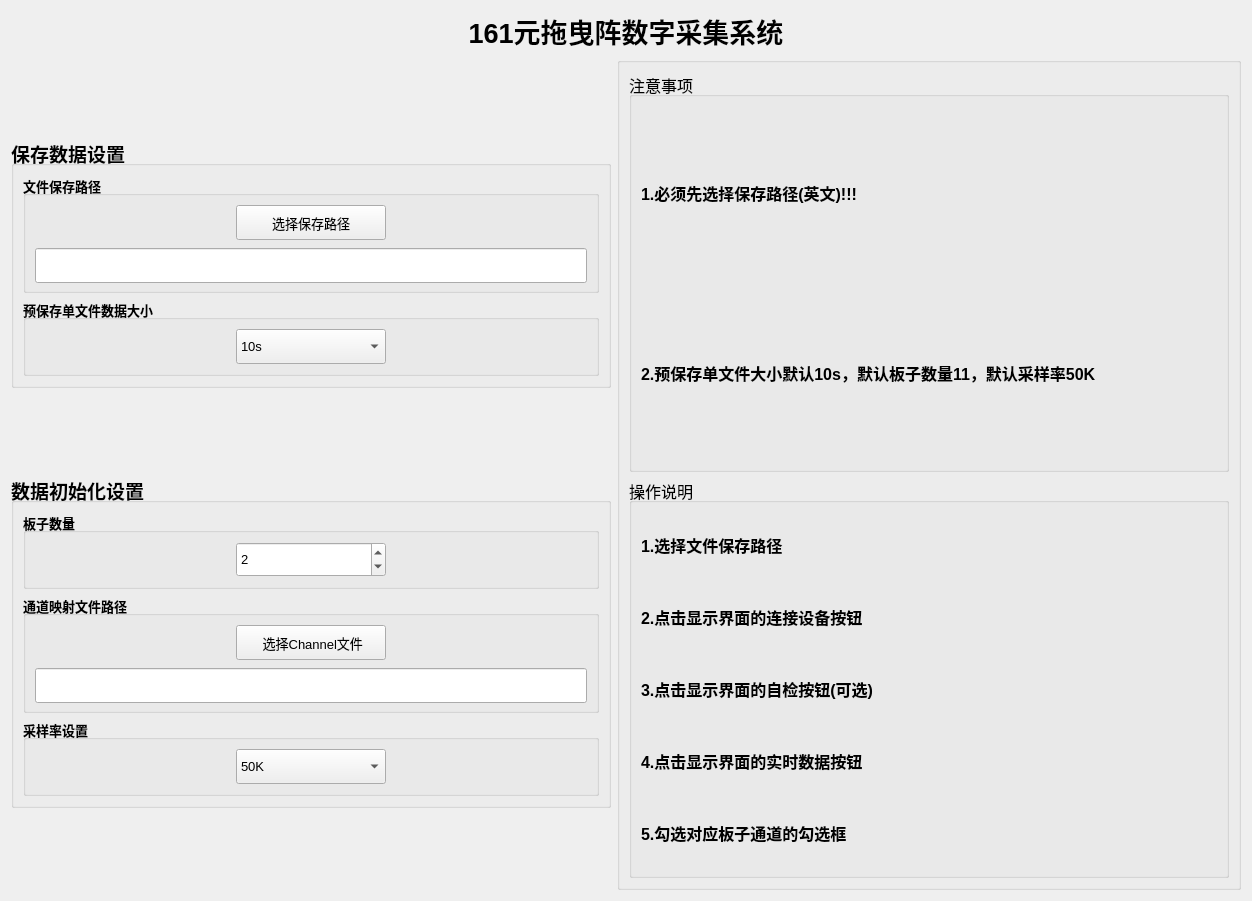
      <widget class="QWidget" name="tab_InitSet">
       <property name="sizePolicy">
        <sizepolicy hsizetype="Preferred" vsizetype="Preferred">
         <horstretch>0</horstretch>
         <verstretch>0</verstretch>
        </sizepolicy>
       </property>
       <property name="minimumSize">
        <size>
         <width>0</width>
         <height>0</height>
        </size>
       </property>
       <property name="layoutDirection">
        <enum>Qt::LeftToRight</enum>
       </property>
       <attribute name="title">
        <string>配置界面</string>
       </attribute>
       <layout class="QVBoxLayout" name="verticalLayout_16" stretch="0,1">
        <item>
         <widget class="QLabel" name="label_6">
          <property name="font">
           <font>
            <pointsize>20</pointsize>
            <bold>true</bold>
           </font>
          </property>
          <property name="text">
           <string>161元拖曳阵数字采集系统</string>
          </property>
          <property name="alignment">
           <set>Qt::AlignCenter</set>
          </property>
         </widget>
        </item>
        <item>
         <layout class="QHBoxLayout" name="horizontalLayout_13">
          <item>
           <layout class="QGridLayout" name="gridLayout_3">
            <item row="1" column="0">
             <widget class="QGroupBox" name="groupBox_6">
              <property name="sizePolicy">
               <sizepolicy hsizetype="Fixed" vsizetype="Fixed">
                <horstretch>0</horstretch>
                <verstretch>0</verstretch>
               </sizepolicy>
              </property>
              <property name="minimumSize">
               <size>
                <width>600</width>
                <height>320</height>
               </size>
              </property>
              <property name="font">
               <font>
                <pointsize>14</pointsize>
                <bold>true</bold>
               </font>
              </property>
              <property name="title">
               <string>数据初始化设置</string>
              </property>
              <property name="alignment">
               <set>Qt::AlignLeading|Qt::AlignLeft|Qt::AlignVCenter</set>
              </property>
              <layout class="QVBoxLayout" name="verticalLayout_5">
               <item>
                <widget class="QGroupBox" name="groupBox_7">
                 <property name="sizePolicy">
                  <sizepolicy hsizetype="Preferred" vsizetype="Fixed">
                   <horstretch>0</horstretch>
                   <verstretch>0</verstretch>
                  </sizepolicy>
                 </property>
                 <property name="font">
                  <font>
                   <pointsize>10</pointsize>
                   <bold>true</bold>
                  </font>
                 </property>
                 <property name="title">
                  <string>板子数量</string>
                 </property>
                 <layout class="QHBoxLayout" name="horizontalLayout_7">
                  <property name="spacing">
                   <number>0</number>
                  </property>
                  <property name="leftMargin">
                   <number>9</number>
                  </property>
                  <property name="topMargin">
                   <number>9</number>
                  </property>
                  <property name="rightMargin">
                   <number>9</number>
                  </property>
                  <property name="bottomMargin">
                   <number>9</number>
                  </property>
                  <item>
                   <widget class="QSpinBox" name="spinBox_num_of_boards">
                    <property name="sizePolicy">
                     <sizepolicy hsizetype="Fixed" vsizetype="Fixed">
                      <horstretch>0</horstretch>
                      <verstretch>0</verstretch>
                     </sizepolicy>
                    </property>
                    <property name="minimumSize">
                     <size>
                      <width>150</width>
                      <height>35</height>
                     </size>
                    </property>
                    <property name="font">
                     <font>
                      <pointsize>10</pointsize>
                      <bold>false</bold>
                     </font>
                    </property>
                    <property name="minimum">
                     <number>1</number>
                    </property>
                    <property name="maximum">
                     <number>16</number>
                    </property>
                    <property name="value">
                     <number>2</number>
                    </property>
                   </widget>
                  </item>
                 </layout>
                </widget>
               </item>
               <item>
                <widget class="QGroupBox" name="groupBox_9">
                 <property name="sizePolicy">
                  <sizepolicy hsizetype="Preferred" vsizetype="Fixed">
                   <horstretch>0</horstretch>
                   <verstretch>0</verstretch>
                  </sizepolicy>
                 </property>
                 <property name="font">
                  <font>
                   <pointsize>10</pointsize>
                   <bold>true</bold>
                  </font>
                 </property>
                 <property name="title">
                  <string>通道映射文件路径</string>
                 </property>
                 <layout class="QVBoxLayout" name="verticalLayout_2">
                  <item alignment="Qt::AlignHCenter">
                   <widget class="QPushButton" name="pButton_get_Channels">
                    <property name="minimumSize">
                     <size>
                      <width>150</width>
                      <height>35</height>
                     </size>
                    </property>
                    <property name="maximumSize">
                     <size>
                      <width>150</width>
                      <height>35</height>
                     </size>
                    </property>
                    <property name="font">
                     <font>
                      <pointsize>10</pointsize>
                      <bold>false</bold>
                     </font>
                    </property>
                    <property name="text">
                     <string> 选择Channel文件</string>
                    </property>
                    <property name="icon">
                     <iconset resource="DigitalArrays.qrc">
                      <normaloff>:/DigitalArrays/icons/folder1.bmp</normaloff>:/DigitalArrays/icons/folder1.bmp</iconset>
                    </property>
                    <property name="checkable">
                     <bool>true</bool>
                    </property>
                   </widget>
                  </item>
                  <item>
                   <widget class="QLineEdit" name="lineEdit_Channels">
                    <property name="minimumSize">
                     <size>
                      <width>0</width>
                      <height>35</height>
                     </size>
                    </property>
                    <property name="maximumSize">
                     <size>
                      <width>16777215</width>
                      <height>30</height>
                     </size>
                    </property>
                    <property name="font">
                     <font>
                      <pointsize>10</pointsize>
                      <bold>false</bold>
                     </font>
                    </property>
                    <property name="readOnly">
                     <bool>true</bool>
                    </property>
                   </widget>
                  </item>
                 </layout>
                </widget>
               </item>
               <item>
                <widget class="QGroupBox" name="groupBox_5">
                 <property name="sizePolicy">
                  <sizepolicy hsizetype="Preferred" vsizetype="Fixed">
                   <horstretch>0</horstretch>
                   <verstretch>0</verstretch>
                  </sizepolicy>
                 </property>
                 <property name="font">
                  <font>
                   <pointsize>10</pointsize>
                   <bold>true</bold>
                  </font>
                 </property>
                 <property name="title">
                  <string>采样率设置</string>
                 </property>
                 <layout class="QHBoxLayout" name="horizontalLayout_15">
                  <item>
                   <widget class="QComboBox" name="comboBox_sampleRate">
                    <property name="sizePolicy">
                     <sizepolicy hsizetype="Fixed" vsizetype="Fixed">
                      <horstretch>0</horstretch>
                      <verstretch>0</verstretch>
                     </sizepolicy>
                    </property>
                    <property name="minimumSize">
                     <size>
                      <width>150</width>
                      <height>35</height>
                     </size>
                    </property>
                    <property name="font">
                     <font>
                      <pointsize>10</pointsize>
                      <bold>false</bold>
                     </font>
                    </property>
                    <property name="editable">
                     <bool>false</bool>
                    </property>
                    <property name="currentText">
                     <string>50K</string>
                    </property>
                    <item>
                     <property name="text">
                      <string>50K</string>
                     </property>
                    </item>
                    <item>
                     <property name="text">
                      <string>25K</string>
                     </property>
                    </item>
                    <item>
                     <property name="text">
                      <string>100K</string>
                     </property>
                    </item>
                   </widget>
                  </item>
                 </layout>
                </widget>
               </item>
              </layout>
             </widget>
            </item>
            <item row="0" column="0">
             <widget class="QGroupBox" name="groupBox_10">
              <property name="sizePolicy">
               <sizepolicy hsizetype="Fixed" vsizetype="Fixed">
                <horstretch>0</horstretch>
                <verstretch>0</verstretch>
               </sizepolicy>
              </property>
              <property name="minimumSize">
               <size>
                <width>600</width>
                <height>250</height>
               </size>
              </property>
              <property name="sizeIncrement">
               <size>
                <width>0</width>
                <height>0</height>
               </size>
              </property>
              <property name="font">
               <font>
                <pointsize>14</pointsize>
                <bold>true</bold>
               </font>
              </property>
              <property name="title">
               <string>保存数据设置</string>
              </property>
              <property name="alignment">
               <set>Qt::AlignLeading|Qt::AlignLeft|Qt::AlignVCenter</set>
              </property>
              <layout class="QVBoxLayout" name="verticalLayout_4">
               <item>
                <widget class="QGroupBox" name="groupBox_11">
                 <property name="sizePolicy">
                  <sizepolicy hsizetype="Preferred" vsizetype="Fixed">
                   <horstretch>0</horstretch>
                   <verstretch>0</verstretch>
                  </sizepolicy>
                 </property>
                 <property name="font">
                  <font>
                   <pointsize>10</pointsize>
                   <bold>true</bold>
                  </font>
                 </property>
                 <property name="title">
                  <string>文件保存路径</string>
                 </property>
                 <layout class="QVBoxLayout" name="verticalLayout_3">
                  <item alignment="Qt::AlignHCenter">
                   <widget class="QPushButton" name="pButton_get_SavePath">
                    <property name="sizePolicy">
                     <sizepolicy hsizetype="Fixed" vsizetype="Fixed">
                      <horstretch>0</horstretch>
                      <verstretch>0</verstretch>
                     </sizepolicy>
                    </property>
                    <property name="minimumSize">
                     <size>
                      <width>150</width>
                      <height>35</height>
                     </size>
                    </property>
                    <property name="font">
                     <font>
                      <pointsize>10</pointsize>
                      <bold>false</bold>
                     </font>
                    </property>
                    <property name="text">
                     <string>选择保存路径</string>
                    </property>
                    <property name="icon">
                     <iconset resource="DigitalArrays.qrc">
                      <normaloff>:/DigitalArrays/icons/saveall1.bmp</normaloff>:/DigitalArrays/icons/saveall1.bmp</iconset>
                    </property>
                   </widget>
                  </item>
                  <item>
                   <widget class="QLineEdit" name="lineEdit_SavePath">
                    <property name="minimumSize">
                     <size>
                      <width>0</width>
                      <height>35</height>
                     </size>
                    </property>
                    <property name="maximumSize">
                     <size>
                      <width>16777215</width>
                      <height>30</height>
                     </size>
                    </property>
                    <property name="font">
                     <font>
                      <pointsize>10</pointsize>
                      <bold>false</bold>
                     </font>
                    </property>
                   </widget>
                  </item>
                 </layout>
                </widget>
               </item>
               <item>
                <widget class="QGroupBox" name="groupBox_2">
                 <property name="sizePolicy">
                  <sizepolicy hsizetype="Preferred" vsizetype="Fixed">
                   <horstretch>0</horstretch>
                   <verstretch>0</verstretch>
                  </sizepolicy>
                 </property>
                 <property name="font">
                  <font>
                   <pointsize>10</pointsize>
                   <bold>true</bold>
                  </font>
                 </property>
                 <property name="title">
                  <string>预保存单文件数据大小</string>
                 </property>
                 <layout class="QHBoxLayout" name="horizontalLayout_2">
                  <item>
                   <widget class="QComboBox" name="comboBox">
                    <property name="sizePolicy">
                     <sizepolicy hsizetype="Fixed" vsizetype="Fixed">
                      <horstretch>0</horstretch>
                      <verstretch>0</verstretch>
                     </sizepolicy>
                    </property>
                    <property name="minimumSize">
                     <size>
                      <width>150</width>
                      <height>35</height>
                     </size>
                    </property>
                    <property name="font">
                     <font>
                      <pointsize>10</pointsize>
                      <bold>false</bold>
                     </font>
                    </property>
                    <property name="editable">
                     <bool>false</bool>
                    </property>
                    <property name="currentText">
                     <string>10s</string>
                    </property>
                    <item>
                     <property name="text">
                      <string>10s</string>
                     </property>
                    </item>
                    <item>
                     <property name="text">
                      <string>20s</string>
                     </property>
                    </item>
                    <item>
                     <property name="text">
                      <string>30s</string>
                     </property>
                    </item>
                    <item>
                     <property name="text">
                      <string>2min</string>
                     </property>
                    </item>
                    <item>
                     <property name="text">
                      <string>10min</string>
                     </property>
                    </item>
                   </widget>
                  </item>
                 </layout>
                </widget>
               </item>
              </layout>
             </widget>
            </item>
           </layout>
          </item>
          <item>
           <widget class="QGroupBox" name="groupBox">
            <property name="sizePolicy">
             <sizepolicy hsizetype="Fixed" vsizetype="Fixed">
              <horstretch>0</horstretch>
              <verstretch>0</verstretch>
             </sizepolicy>
            </property>
            <property name="minimumSize">
             <size>
              <width>600</width>
              <height>400</height>
             </size>
            </property>
            <property name="font">
             <font>
              <pointsize>12</pointsize>
              <bold>false</bold>
             </font>
            </property>
            <property name="title">
             <string/>
            </property>
            <layout class="QVBoxLayout" name="verticalLayout_13">
             <item>
              <widget class="QGroupBox" name="groupBox_30">
               <property name="sizePolicy">
                <sizepolicy hsizetype="Fixed" vsizetype="Fixed">
                 <horstretch>0</horstretch>
                 <verstretch>0</verstretch>
                </sizepolicy>
               </property>
               <property name="minimumSize">
                <size>
                 <width>600</width>
                 <height>400</height>
                </size>
               </property>
               <property name="font">
                <font>
                 <pointsize>12</pointsize>
                 <bold>false</bold>
                </font>
               </property>
               <property name="title">
                <string>注意事项</string>
               </property>
               <layout class="QVBoxLayout" name="verticalLayout_18">
                <item>
                 <widget class="QLabel" name="label_21">
                  <property name="font">
                   <font>
                    <pointsize>12</pointsize>
                    <bold>true</bold>
                   </font>
                  </property>
                  <property name="text">
                   <string>1.必须先选择保存路径(英文)!!!</string>
                  </property>
                 </widget>
                </item>
                <item>
                 <widget class="QLabel" name="label_22">
                  <property name="font">
                   <font>
                    <pointsize>12</pointsize>
                    <bold>true</bold>
                   </font>
                  </property>
                  <property name="text">
                   <string>2.预保存单文件大小默认10s，默认板子数量11，默认采样率50K</string>
                  </property>
                 </widget>
                </item>
               </layout>
              </widget>
             </item>
             <item>
              <widget class="QGroupBox" name="groupBox_23">
               <property name="sizePolicy">
                <sizepolicy hsizetype="Fixed" vsizetype="Fixed">
                 <horstretch>0</horstretch>
                 <verstretch>0</verstretch>
                </sizepolicy>
               </property>
               <property name="minimumSize">
                <size>
                 <width>600</width>
                 <height>400</height>
                </size>
               </property>
               <property name="font">
                <font>
                 <pointsize>12</pointsize>
                 <bold>false</bold>
                </font>
               </property>
               <property name="title">
                <string>操作说明</string>
               </property>
               <layout class="QVBoxLayout" name="verticalLayout_17">
                <item>
                 <widget class="QLabel" name="label_19">
                  <property name="font">
                   <font>
                    <pointsize>12</pointsize>
                    <bold>true</bold>
                   </font>
                  </property>
                  <property name="text">
                   <string>1.选择文件保存路径</string>
                  </property>
                 </widget>
                </item>
                <item>
                 <widget class="QLabel" name="label_23">
                  <property name="font">
                   <font>
                    <pointsize>12</pointsize>
                    <bold>true</bold>
                   </font>
                  </property>
                  <property name="text">
                   <string>2.点击显示界面的连接设备按钮</string>
                  </property>
                 </widget>
                </item>
                <item>
                 <widget class="QLabel" name="label_24">
                  <property name="font">
                   <font>
                    <pointsize>12</pointsize>
                    <bold>true</bold>
                   </font>
                  </property>
                  <property name="text">
                   <string>3.点击显示界面的自检按钮(可选)</string>
                  </property>
                 </widget>
                </item>
                <item>
                 <widget class="QLabel" name="label_25">
                  <property name="font">
                   <font>
                    <pointsize>12</pointsize>
                    <bold>true</bold>
                   </font>
                  </property>
                  <property name="text">
                   <string>4.点击显示界面的实时数据按钮</string>
                  </property>
                 </widget>
                </item>
                <item>
                 <widget class="QLabel" name="label_26">
                  <property name="font">
                   <font>
                    <pointsize>12</pointsize>
                    <bold>true</bold>
                   </font>
                  </property>
                  <property name="text">
                   <string>5.勾选对应板子通道的勾选框</string>
                  </property>
                 </widget>
                </item>
               </layout>
              </widget>
             </item>
            </layout>
           </widget>
          </item>
         </layout>
        </item>
       </layout>
      </widget>
